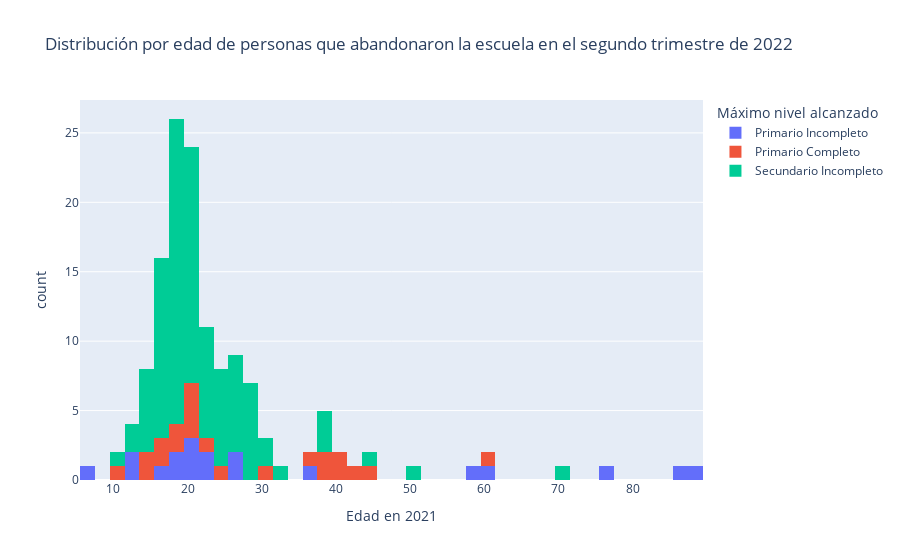

Notebook code cell kept with this figure:
### Code cell
fig = px.histogram(data_frame=desertados22_2, x='CH06_21', color='NIVEL_ED_22',
                  labels={'CH06_21': 'Edad en 2021',
                         'NIVEL_ED_22': 'Máximo nivel alcanzado'}, 
                   nbins=50,
                   title='Distribución por edad de personas que abandonaron la escuela en el segundo trimestre de 2022',
                   height=600)

newnames = {'1':'Primario Incompleto', '2': 'Primario Completo', '3': 'Secundario Incompleto'}
fig.for_each_trace(lambda t: t.update(name = newnames[t.name],
                                      legendgroup = newnames[t.name],
                                      hovertemplate = t.hovertemplate.replace(t.name, newnames[t.name])
                                     )
                  )
fig.show()

### Figure 1 — Plotly figure (JSON) as saved in the notebook; plotly's stock layout.template omitted (floating-point values rounded to 4 significant figures)
{"data": [{"alignmentgroup": "True", "bingroup": "x", "hovertemplate": "Máximo nivel alcanzado=Primario Incompleto<br>Edad en 202Primario Incompleto=%{x}<br>count=%{y}<extra></extra>", "legendgroup": "Primario Incompleto", "marker": {"color": "#636efa", "pattern": {"shape": ""}}, "name": "Primario Incompleto", "nbinsx": 50, "offsetgroup": "1", "orientation": "v", "showlegend": true, "type": "histogram", "x": [21, 23, 37, 21, 86, 60, 13, 19, 88, 7, 20, 23, 27, 77, 58, 27, 19, 13, 16], "xaxis": "x", "yaxis": "y"}, {"alignmentgroup": "True", "bingroup": "x", "hovertemplate": "Máximo nivel alcanzado=Primario Completo<br>Edad en Primario Completo0Primario Completo1=%{x}<br>count=%{y}<extra></extra>", "legendgroup": "Primario Completo", "marker": {"color": "#EF553B", "pattern": {"shape": ""}}, "name": "Primario Completo", "nbinsx": 50, "offsetgroup": "2", "orientation": "v", "showlegend": true, "type": "histogram", "x": [37, 11, 40, 31, 18, 17, 21, 14, 24, 17, 38, 14, 20, 23, 43, 41, 20, 44, 61, 19, 21, 39], "xaxis": "x", "yaxis": "y"}, {"alignmentgroup": "True", "bingroup": "x", "hovertemplate": "Máximo nivel alcanzado=Secundario Incompleto<br>Edad en 2021=%{x}<br>count=%{y}<extra></extra>", "legendgroup": "Secundario Incompleto", "marker": {"color": "#00cc96", "pattern": {"shape": ""}}, "name": "Secundario Incompleto", "nbinsx": 50, "offsetgroup": "3", "orientation": "v", "showlegend": true, "type": "histogram", "x": [20, 20, 16, 23, 16, 19, 21, 39, 19, 18, 15, 12, 23, 24, 20, 19, 26, 18, 18, 20, 26, 26, 28, 17, 20, 15, 13, 26, 24, 22, 24, 22, 19, 20, 17, 29, 51, 44, 19, 17, 31, 28, 22, 14, 38, 21, 11, 21, 19, 18, 32, 19, 19, 27, 29, 21, 17, 20, 18, 17, 20, 16, 16, 20, 18, 25, 27, 39, 29, 27, 19, 17, 17, 16, 28, 24, 19, 18, 28, 16, 25, 24, 22, 14, 23, 18, 20, 21, 70, 14, 22, 18, 20, 19, 18, 20, 18, 15, 30], "xaxis": "x", "yaxis": "y"}], "layout": {"autosize": true, "barmode": "relative", "legend": {"title": {"text": "Máximo nivel alcanzado"}, "tracegroupgap": 0}, "title": {"text": "Distribución por edad de personas que abandonaron la escuela en el segundo trimestre de 2022"}, "xaxis": {"anchor": "y", "autorange": true, "domain": [0, 1], "range": [5.5, 89.5], "title": {"text": "Edad en 2021"}, "type": "linear"}, "yaxis": {"anchor": "x", "autorange": true, "domain": [0, 1], "range": [0, 27.37], "title": {"text": "count"}}}}
